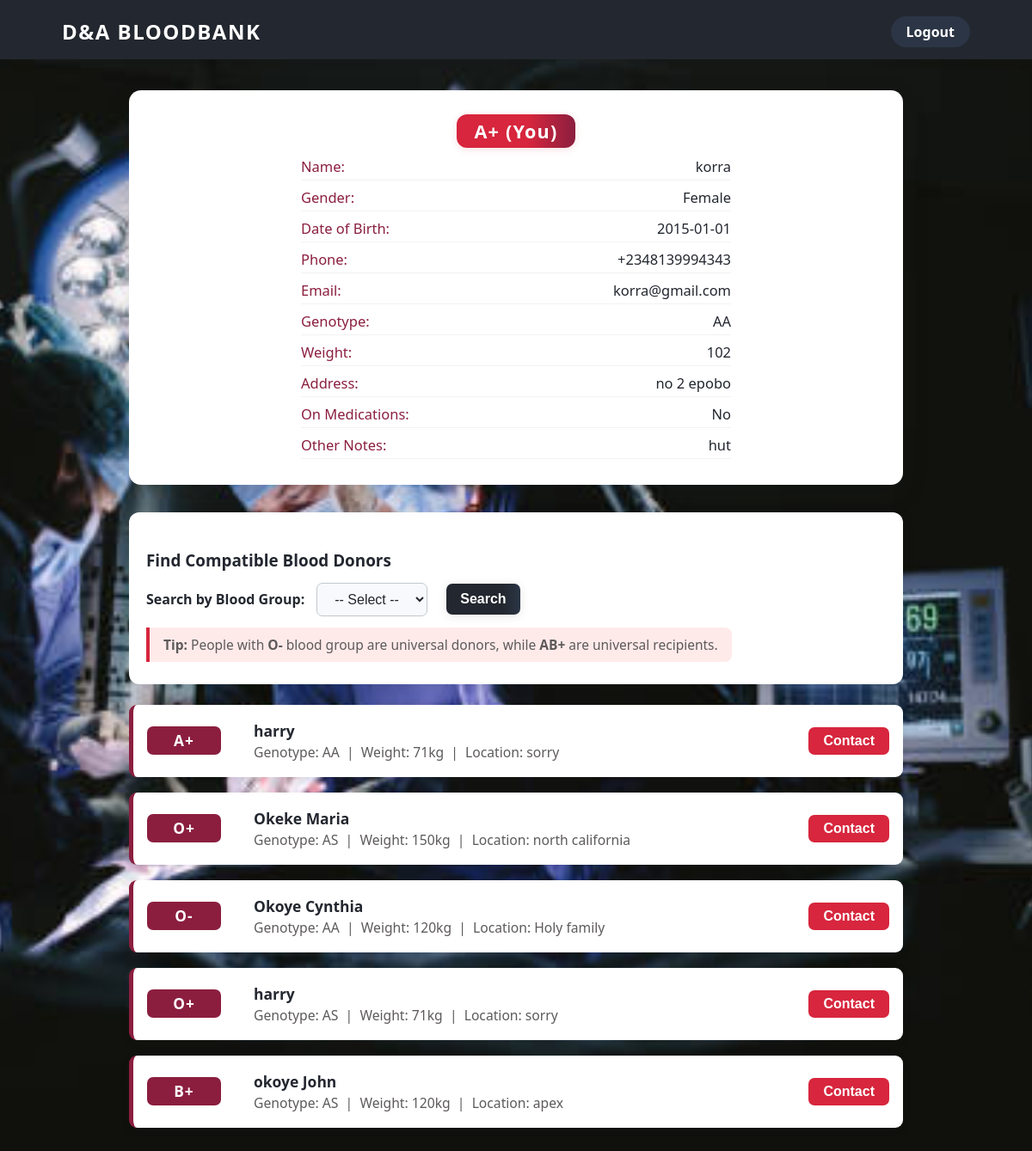
Page /donorsearch/2 on the committed database.
### main.py (models this page shows)
class FormEntry(db.Model):
    id =  db.Column(db.Integer, primary_key=True)
    fullname = db.Column(db.String(120), nullable=False)
    gender=db.Column(db.String(20), nullable=False)
    dob = db.Column(db.String(20), nullable=False)
    phonenumber=db.Column(db.String(30), nullable=False)
    email = db.Column(db.String(120), nullable=False)
    address = db.Column(db.String(250), nullable=False)
    bloodgroup = db.Column(db.String(10), nullable=False)
    genotype= db.Column(db.String(10), nullable=False)
    weight = db.Column(db.Integer, nullable=False)
    anyillness = db.Column(db.String(120))
    lastdonation = db.Column(db.String(20))
    medications = db.Column(db.String(10), nullable=False)
    notes = db.Column(db.Text)

### main.py (the view)
@app.route('/donorsearch/<int:user_id>',methods=[ 'GET'])
def donorsearch(user_id):
    form_user =FormEntry.query.get_or_404(user_id)
    search_group = request.args.get('bloodgroup')
    if search_group:
        donors = FormEntry.query.filter(
            FormEntry.bloodgroup == search_group,
            FormEntry.id != form_user.id
        ).all()
    else:
        donors = FormEntry.query.filter(
            FormEntry.id !=form_user.id
        ).all()
    return render_template('donorsearch.html',
        current_user=form_user,
        donors=donors,
        search_group=search_group)

### templates/donorsearch.html (shortened to what this page needs)
<!DOCTYPE html>
<html lang="en">
<head>
</head>
<body>
  <nav class="nav">
    <div class="logo">D&amp;A BLOODBANK</div>
    <div class="nav-links">
      <a href="{{ url_for('logout') }}">Logout</a>
    </div>
  </nav>
  <div class="container">
    <div class="current-user-card">
      <div class="current-user-blood">A+ (You)</div>
      <ul class="user-details">
        <li><span>Name:</span> {{ current_user.fullname }}</li>
        <li><span>Gender:</span> {{ current_user.gender }}</li>
        <li><span>Date of Birth:</span> {{ current_user.dob }}</li>
        <li><span>Phone:</span> {{ current_user.phonenumber }}</li>
        <li><span>Email:</span> {{ current_user.email }}</li>
        <li><span>Genotype:</span> {{ current_user.genotype }}</li>
        <li><span>Weight:</span> {{ current_user.weight }}</li>
        <li><span>Address:</span>{{ current_user.address }}</li>
        <li><span>On Medications:</span> {{ current_user.medications }}</li>
        <li><span>Other Notes:</span> {{ current_user.notes }}</li>
      </ul>
    </div>
    <div class="search-section">
      <h3>Find Compatible Blood Donors</h3>
      <form class="search-form" action="{{ url_for('donorsearch', user_id=current_user.id) }}" method="GET">
        <label for="bloodgroup" style="font-weight:600;">Search by Blood Group:</label>
        <select id="bloodgroup" name="bloodgroup" required>
          <option value="">-- Select --</option>
        </select>
        <button type="submit">Search</button>
      </form>
      <div class="compatibility-tip">
        <b>Tip:</b> People with <b>O-</b> blood group are universal donors, while <b>AB+</b> are universal recipients.
      </div>
    </div>
    <div class="results-section">
        {% if donors %}
          {% for donor in donors %}
            <div class="donor-card">
              <div class="donor-blood">{{ donor.bloodgroup }}</div>
              <div class="donor-info">
                <div class="donor-name">{{ donor.fullname }}</div>
                <div class="donor-details">
                  Genotype: {{ donor.genotype }} &nbsp;|&nbsp;
                  Weight: {{ donor.weight }}kg &nbsp;|&nbsp;
                  Location: {{ donor.address }}
                </div>
              </div>
              <button class="contact-btn" onclick="window.location.href='tel:{{ donor.phonenumber }}'">Contact</button>
            </div>
          {% endfor %}
        {% else %}
          <div class="donor-card">
            <div class="donor-info">
              <div class="donor-name">No matching donors found.</div>
            </div>
          </div>
        {% endif %}
      </div>
</body>
</html>

### templates/donorsearch.html (style rules this page uses)
body, html { margin: 0; padding: 0; min-height: 100vh; font-family: 'Segoe UI', Arial, sans-serif; background: url('/static/doctorspic.jpg') center center / cover no-repeat; color: #23272F; }
.nav { background: #23272F; color: #fff; padding: 20px 6vw 16px 6vw; display: flex; align-items: center; justify-content: space-between; box-shadow: 0 2px 10px rgba(35,39,47,0.09); }
.logo { font-size: 1.5rem; font-weight: bold; letter-spacing: 1.5px; color: #fff; }
.nav-links a { color: #fff; background: #2B3545; border-radius: 18px; padding: 7px 18px; margin-left: 10px; text-decoration: none; font-weight: 600; transition: background 0.18s; }
.container { max-width: 900px; margin: 36px auto 0 auto; padding: 0 16px 32px 16px; }
.current-user-card { background: #fff; border-radius: 14px; box-shadow: 0 10px 32px rgba(35,39,47,0.12); padding: 28px 26px 22px 26px; margin-bottom: 32px; display: flex; flex-direction: column; align-items: center; position: relative; animation: fadeIn 1s; }
.current-user-blood { background: linear-gradient(90deg, #D7263D 60%, #8B1E3F 100%); color: #fff; font-size: 1.35rem; font-weight: bold; padding: 5px 20px; border-radius: 12px; margin-bottom: 10px; letter-spacing: 1.2px; box-shadow: 0 2px 8px rgba(215,38,61,0.14); }
.user-details { margin: 0; padding: 0; list-style: none; font-size: 1.03rem; width: 100%; max-width: 500px; }
.user-details li { margin-bottom: 8px; padding-bottom: 4px; border-bottom: 1px solid #f2f2f2; display: flex; justify-content: space-between; }
.user-details span { color: #8B1E3F; font-weight: 500; }
.search-section { background: #fff; border-radius: 12px; box-shadow: 0 2px 16px rgba(35,39,47,0.09); padding: 24px 20px 20px 20px; margin-bottom: 24px; display: flex; flex-direction: column; align-items: flex-start; animation: fadeIn 1.2s; }
.search-section h3 { margin-bottom: 13px; color: #23272F; font-size: 1.18rem; }
.search-form { display: flex; gap: 14px; align-items: center; margin-bottom: 6px; flex-wrap: wrap; }
.search-form select, .search-form button { padding: 9px 16px; border-radius: 7px; border: 1.5px solid #c1c7d0; font-size: 1rem; outline: none; background: #f8f9fc; color: #23272F; margin-right: 8px; }
.search-form button { background: linear-gradient(90deg, #23272F 75%, #2B3545 100%); color: #fff; border: none; font-weight: 600; box-shadow: 0 2px 12px rgba(35,39,47,0.10); transition: background 0.16s, transform 0.14s; cursor: pointer; }
.compatibility-tip { font-size: 0.97rem; color: #5e5a5a; background: #ffeaea; border-left: 4px solid #D7263D; border-radius: 0 8px 8px 0; padding: 9px 16px; margin-top: 7px; margin-bottom: 6px; }
.results-section { margin-top: 12px; display: flex; flex-direction: column; gap: 18px; animation: fadeIn 1.5s; }
.donor-card { background: #fff; border-radius: 9px; box-shadow: 0 2px 12px rgba(35,39,47,0.08); padding: 18px 16px; display: flex; align-items: center; gap: 24px; border-left: 5px solid #8B1E3F; transition: box-shadow 0.18s; }
.donor-card .donor-blood { background: #8B1E3F; color: #fff; font-weight: 600; font-size: 1.08rem; border-radius: 7px; padding: 5px 14px; margin-right: 14px; letter-spacing: 1px; min-width: 58px; text-align: center; }
.donor-card .donor-info { flex: 1; }
.donor-card .donor-name { font-size: 1.09rem; font-weight: 600; color: #23272F; margin-bottom: 2px; }
.donor-card .donor-details { font-size: 0.98rem; color: #5e5a5a; }
.donor-card .contact-btn { background: #D7263D; color: #fff; border: none; border-radius: 7px; padding: 7px 17px; font-size: 1rem; font-weight: 600; cursor: pointer; transition: background 0.16s; margin-left: 18px; }

### rows in the picture
FormEntry: fullname "korra", gender "Female", dob "2015-01-01", phonenumber "+2348139994343", email "korra@gmail.com", genotype "AA", weight "102", address "no 2 epobo", medications "No", notes "hut"
FormEntry: bloodgroup "A+", fullname "harry", genotype "AA", weight "71", address "sorry"
FormEntry: bloodgroup "O+", fullname "Okeke Maria", genotype "AS", weight "150", address "north california"
FormEntry: bloodgroup "O-", fullname "Okoye Cynthia", genotype "AA", weight "120", address "Holy family"
FormEntry: bloodgroup "O+", fullname "harry", genotype "AS", weight "71", address "sorry"
FormEntry: bloodgroup "B+", fullname "okoye John", genotype "AS", weight "120", address "apex"
